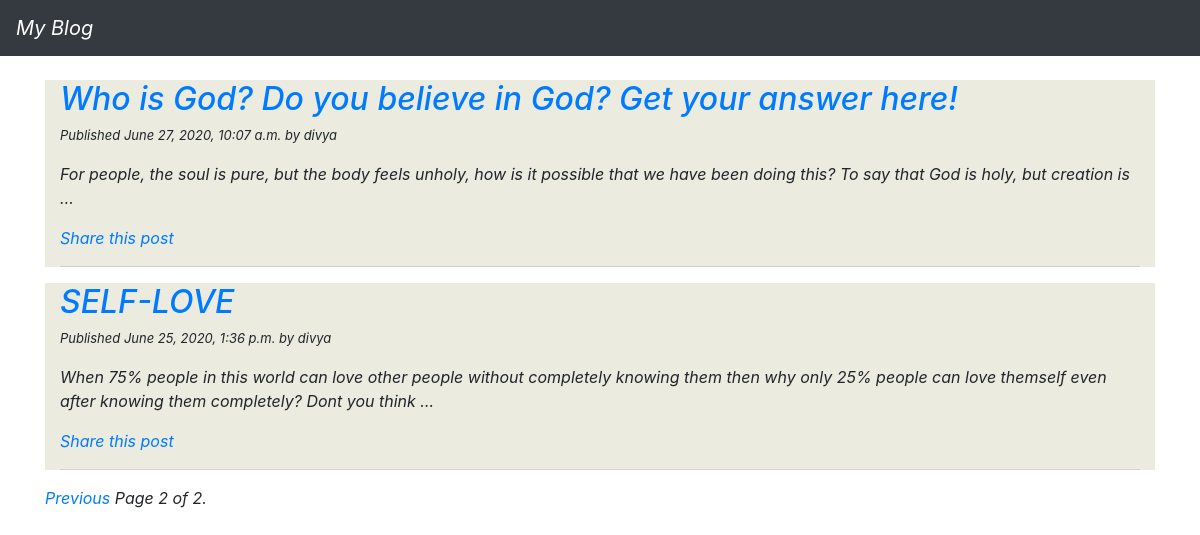
Screenshot of /blog/?page=2 with the database file from the repository.
### blog/models.py (models this page shows, shortened)
class Post(models.Model):
	objects = models.Manager() # The default manager.
	published = PublishedManager() # Our custom manager.
	STATUS_CHOICES = (
		('draft', 'Draft'),
		('published', 'Published'),
    )
	title = models.CharField(max_length=250)
	slug = models.SlugField(max_length=250,
							unique_for_date='publish')
	author = models.ForeignKey(User,
								on_delete=models.CASCADE,
								related_name='blog_posts')
	body = models.TextField()
	publish = models.DateTimeField(default=timezone.now)
	created = models.DateTimeField(auto_now_add=True)
	updated = models.DateTimeField(auto_now=True)
	status = models.CharField(max_length = 10,
							choices = STATUS_CHOICES,
							default ='draft')
	def get_absolute_url(self):
		return reverse('blog:post_detail',
			args=[self.publish.year,
			self.publish.month,
			self.publish.day,
			self.slug])
	class Meta:
		ordering = ('-publish',)

### blog/views.py (the view)
# urls.py: path('', views.PostListView.as_view(), name='post_list'),
class PostListView(ListView):
	queryset = Post.published.all()
	context_object_name = 'posts'
	paginate_by = 3
	template_name = 'blog/post/list.html'

### blog/templates/blog/post/list.html (shortened to what this page needs)
{% extends "blog/base.html" %}
{% block content %}
{% for post in posts %}
	<div class ="container"style="background-color: #ebebe0">
	<h2>
	<a href="{{ post.get_absolute_url }}"> {{ post.title }} </a>
	</h2>
	 <p class="date" style="font-size: small;"> Published {{ post.publish }} by {{ post.author }} </p>
	  {{ post.body|truncatewords:30|linebreaks }}
	  <p>
	  	<a href="{% url 'blog:post_share' post.id %}">    Share this post  </a>
	  </p>
	  <hr>
	</div>
{% endfor %}
{% include "paginator.html" with page=page_obj %}
{% endblock %}

### rows the page displays
Post: title "Who is God? Do you believe in God? Get your answer here!", publish "June 27, 2020, 10:07 a.m.", author "divya", body "For people, the soul is pure, but the body feels unholy, how is it possible that we have been doing this? To say that God is holy, but creation is …"
Post: title "SELF-LOVE", publish "June 25, 2020, 1:36 p.m.", author "divya", body "When 75% people in this world can love other people without completely knowing them then why only 25% people can love themself even after knowing them completely? Dont you think …"

### other values shown
{{ page.number }} "2"
{{ page.paginator.num_pages }} "2"
